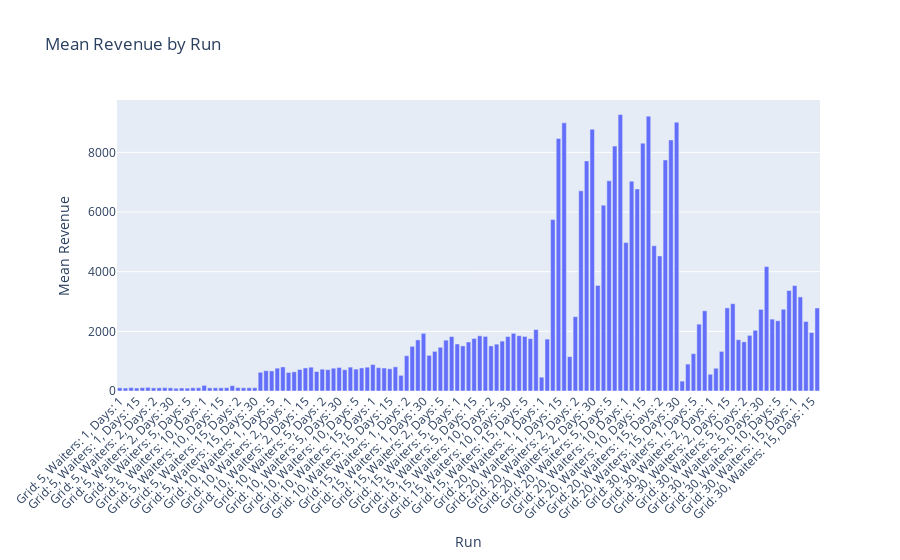

The notebook cell saved with this chart:
### Code cell
visualize_overview(overview)
best_results = results_list[best_run_counter]

### Figure 1 — Plotly figure (JSON) as saved in the notebook; plotly's stock layout.template omitted (floating-point values rounded to 4 significant figures)
{"data": [{"type": "bar", "x": ["Grid: 5, Waiters: 1, Days: 1", "Grid: 5, Waiters: 1, Days: 2", "Grid: 5, Waiters: 1, Days: 5", "Grid: 5, Waiters: 1, Days: 15", "Grid: 5, Waiters: 1, Days: 30", "Grid: 5, Waiters: 2, Days: 1", "Grid: 5, Waiters: 2, Days: 2", "Grid: 5, Waiters: 2, Days: 5", "Grid: 5, Waiters: 2, Days: 15", "Grid: 5, Waiters: 2, Days: 30", "Grid: 5, Waiters: 5, Days: 1", "Grid: 5, Waiters: 5, Days: 2", "Grid: 5, Waiters: 5, Days: 5", "Grid: 5, Waiters: 5, Days: 15", "Grid: 5, Waiters: 5, Days: 30", "Grid: 5, Waiters: 10, Days: 1", "Grid: 5, Waiters: 10, Days: 2", "Grid: 5, Waiters: 10, Days: 5", "Grid: 5, Waiters: 10, Days: 15", "Grid: 5, Waiters: 10, Days: 30", "Grid: 5, Waiters: 15, Days: 1", "Grid: 5, Waiters: 15, Days: 2", "Grid: 5, Waiters: 15, Days: 5", "Grid: 5, Waiters: 15, Days: 15", "Grid: 5, Waiters: 15, Days: 30", "Grid: 10, Waiters: 1, Days: 1", "Grid: 10, Waiters: 1, Days: 2", "Grid: 10, Waiters: 1, Days: 5", "Grid: 10, Waiters: 1, Days: 15", "Grid: 10, Waiters: 1, Days: 30", "Grid: 10, Waiters: 2, Days: 1", "Grid: 10, Waiters: 2, Days: 2", "Grid: 10, Waiters: 2, Days: 5", "Grid: 10, Waiters: 2, Days: 15", "Grid: 10, Waiters: 2, Days: 30", "Grid: 10, Waiters: 5, Days: 1", "Grid: 10, Waiters: 5, Days: 2", "Grid: 10, Waiters: 5, Days: 5", "Grid: 10, Waiters: 5, Days: 15", "Grid: 10, Waiters: 5, Days: 30", "Grid: 10, Waiters: 10, Days: 1", "Grid: 10, Waiters: 10, Days: 2", "Grid: 10, Waiters: 10, Days: 5", "Grid: 10, Waiters: 10, Days: 15", "Grid: 10, Waiters: 10, Days: 30", "Grid: 10, Waiters: 15, Days: 1", "Grid: 10, Waiters: 15, Days: 2", "Grid: 10, Waiters: 15, Days: 5", "Grid: 10, Waiters: 15, Days: 15", "Grid: 10, Waiters: 15, Days: 30", "Grid: 15, Waiters: 1, Days: 1", "Grid: 15, Waiters: 1, Days: 2", "Grid: 15, Waiters: 1, Days: 5", "Grid: 15, Waiters: 1, Days: 15", "Grid: 15, Waiters: 1, Days: 30", "Grid: 15, Waiters: 2, Days: 1", "Grid: 15, Waiters: 2, Days: 2", "Grid: 15, Waiters: 2, Days: 5", "Grid: 15, Waiters: 2, Days: 15", "Grid: 15, Waiters: 2, Days: 30", "Grid: 15, Waiters: 5, Days: 1", "Grid: 15, Waiters: 5, Days: 2", "Grid: 15, Waiters: 5, Days: 5", "Grid: 15, Waiters: 5, Days: 15", "Grid: 15, Waiters: 5, Days: 30", "Grid: 15, Waiters: 10, Days: 1", "Grid: 15, Waiters: 10, Days: 2", "Grid: 15, Waiters: 10, Days: 5", "Grid: 15, Waiters: 10, Days: 15", "Grid: 15, Waiters: 10, Days: 30", "Grid: 15, Waiters: 15, Days: 1", "Grid: 15, Waiters: 15, Days: 2", "Grid: 15, Waiters: 15, Days: 5", "Grid: 15, Waiters: 15, Days: 15", "Grid: 15, Waiters: 15, Days: 30", "Grid: 20, Waiters: 1, Days: 1", "Grid: 20, Waiters: 1, Days: 2", "Grid: 20, Waiters: 1, Days: 5", "Grid: 20, Waiters: 1, Days: 15", "Grid: 20, Waiters: 1, Days: 30", "Grid: 20, Waiters: 2, Days: 1", "Grid: 20, Waiters: 2, Days: 2", "Grid: 20, Waiters: 2, Days: 5", "Grid: 20, Waiters: 2, Days: 15", "Grid: 20, Waiters: 2, Days: 30", "Grid: 20, Waiters: 5, Days: 1", "Grid: 20, Waiters: 5, Days: 2", "Grid: 20, Waiters: 5, Days: 5", "Grid: 20, Waiters: 5, Days: 15", "Grid: 20, Waiters: 5, Days: 30", "Grid: 20, Waiters: 10, Days: 1", "Grid: 20, Waiters: 10, Days: 2", "Grid: 20, Waiters: 10, Days: 5", "Grid: 20, Waiters: 10, Days: 15", "Grid: 20, Waiters: 10, Days: 30", "Grid: 20, Waiters: 15, Days: 1", "Grid: 20, Waiters: 15, Days: 2", "Grid: 20, Waiters: 15, Days: 5", "Grid: 20, Waiters: 15, Days: 15", "Grid: 20, Waiters: 15, Days: 30", "Grid: 30, Waiters: 1, Days: 1", "Grid: 30, Waiters: 1, Days: 2", "Grid: 30, Waiters: 1, Days: 5", "Grid: 30, Waiters: 1, Days: 15", "Grid: 30, Waiters: 1, Days: 30", "Grid: 30, Waiters: 2, Days: 1", "Grid: 30, Waiters: 2, Days: 2", "Grid: 30, Waiters: 2, Days: 5", "Grid: 30, Waiters: 2, Days: 15", "Grid: 30, Waiters: 2, Days: 30", "Grid: 30, Waiters: 5, Days: 1", "Grid: 30, Waiters: 5, Days: 2", "Grid: 30, Waiters: 5, Days: 5", "Grid: 30, Waiters: 5, Days: 15", "Grid: 30, Waiters: 5, Days: 30", "Grid: 30, Waiters: 10, Days: 1", "Grid: 30, Waiters: 10, Days: 2", "Grid: 30, Waiters: 10, Days: 5", "Grid: 30, Waiters: 10, Days: 15", "Grid: 30, Waiters: 10, Days: 30", "Grid: 30, Waiters: 15, Days: 1", "Grid: 30, Waiters: 15, Days: 2", "Grid: 30, Waiters: 15, Days: 5", "Grid: 30, Waiters: 15, Days: 15", "Grid: 30, Waiters: 15, Days: 30"], "y": [107.1, 99.45, 114.2, 101.0, 111.9, 122.4, 104.5, 107.1, 111.5, 107.3, 91.8, 102, 95.88, 108.8, 108.5, 188.7, 104.5, 107.1, 106.8, 111.0, 178.5, 114.8, 108.1, 107.8, 109.5, 627.3, 680.9, 673.2, 766.4, 805.8, 622.2, 642.6, 720.1, 773.2, 798.8, 652.8, 731.9, 715.0, 764.3, 789.6, 714, 800.7, 734.4, 773.5, 797.8, 887.4, 782.8, 771.1, 744.9, 809.9, 525.3, 1183.0, 1497.0, 1713.0, 1932.0, 1193.0, 1329.0, 1465.0, 1705.0, 1826.0, 1576.0, 1512.0, 1643.0, 1761.0, 1851.0, 1831.0, 1512.0, 1570.0, 1673.0, 1825.0, 1933.0, 1854.0, 1830.0, 1755.0, 2060.0, 464.1, 1739.0, 5746.0, 8467.0, 8989.0, 1153.0, 2491.0, 6710.0, 7714.0, 8775.0, 3539.0, 6230.0, 7046.0, 8210.0, 9268.0, 4978.0, 7035.0, 6775.0, 8307.0, 9213.0, 4870.0, 4529.0, 7745.0, 8418.0, 9010.0, 331.5, 902.7, 1252.0, 2241.0, 2688.0, 561.0, 762.5, 1329.0, 2787.0, 2928.0, 1719.0, 1650.0, 1865.0, 2035.0, 2736.0, 4172.0, 2410.0, 2354.0, 2742.0, 3368.0, 3534.0, 3154.0, 2332.0, 1961.0, 2784.0]}], "layout": {"title": {"text": "Mean Revenue by Run"}, "xaxis": {"tickangle": -45, "title": {"text": "Run"}}, "yaxis": {"title": {"text": "Mean Revenue"}}}}
